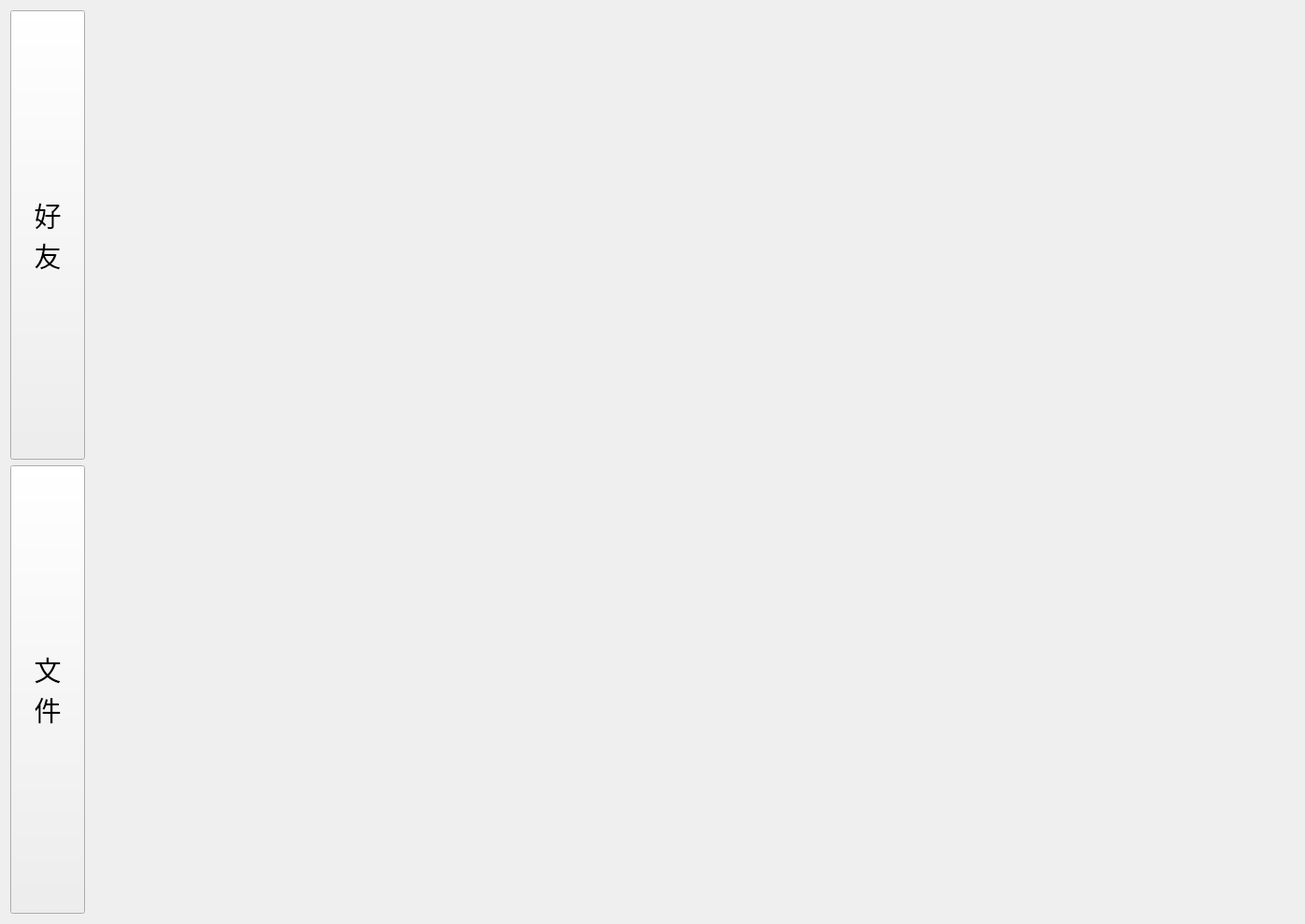
<?xml version="1.0" encoding="UTF-8"?>
<ui version="4.0">
 <class>Index</class>
 <widget class="QWidget" name="Index">
  <property name="geometry">
   <rect>
    <x>0</x>
    <y>0</y>
    <width>1397</width>
    <height>989</height>
   </rect>
  </property>
  <property name="windowTitle">
   <string>首页</string>
  </property>
  <property name="windowIcon">
   <iconset>
    <normaloff>C:/Users/lsb17/Pictures/Screenshots/OIP-C.webp</normaloff>C:/Users/lsb17/Pictures/Screenshots/OIP-C.webp</iconset>
  </property>
  <layout class="QHBoxLayout" name="horizontalLayout">
   <item>
    <layout class="QVBoxLayout" name="verticalLayout">
     <item>
      <widget class="QPushButton" name="friend_PB">
       <property name="sizePolicy">
        <sizepolicy hsizetype="Minimum" vsizetype="Expanding">
         <horstretch>0</horstretch>
         <verstretch>0</verstretch>
        </sizepolicy>
       </property>
       <property name="font">
        <font>
         <family>Agency FB</family>
         <pointsize>22</pointsize>
        </font>
       </property>
       <property name="text">
        <string>好
友</string>
       </property>
      </widget>
     </item>
     <item>
      <widget class="QPushButton" name="file_PB">
       <property name="sizePolicy">
        <sizepolicy hsizetype="Minimum" vsizetype="Expanding">
         <horstretch>0</horstretch>
         <verstretch>0</verstretch>
        </sizepolicy>
       </property>
       <property name="font">
        <font>
         <family>Agency FB</family>
         <pointsize>22</pointsize>
        </font>
       </property>
       <property name="text">
        <string>文
件</string>
       </property>
      </widget>
     </item>
    </layout>
   </item>
   <item>
    <widget class="QStackedWidget" name="stackedWidget">
     <widget class="Friend" name="friendPage"/>
     <widget class="File" name="filePage"/>
    </widget>
   </item>
  </layout>
 </widget>
 <customwidgets>
  <customwidget>
   <class>Friend</class>
   <extends>QWidget</extends>
   <header>friend.h</header>
   <container>1</container>
  </customwidget>
  <customwidget>
   <class>File</class>
   <extends>QWidget</extends>
   <header>file.h</header>
   <container>1</container>
  </customwidget>
 </customwidgets>
 <resources/>
 <connections/>
</ui>
